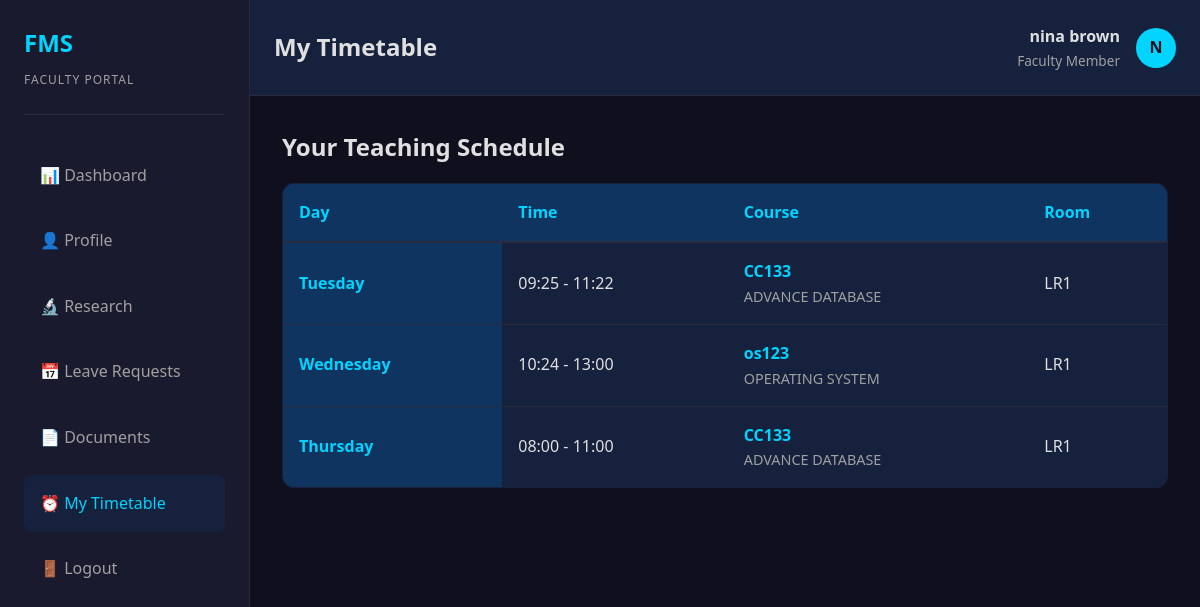
The page /faculty_css/faculty/timetable.php (signed in) on the database its author committed.
### tables this page shows
CREATE TABLE `faculty` (
  `faculty_id` int(11) NOT NULL,
  `name` varchar(100) NOT NULL,
  `email` varchar(100) NOT NULL,
  `password` varchar(255) NOT NULL,
  `position` varchar(100) DEFAULT NULL,
  `department` varchar(100) DEFAULT NULL,
  `education` varchar(255) DEFAULT NULL,
  `contact` varchar(20) DEFAULT NULL,
  `profile_photo` varchar(255) DEFAULT NULL,
  `created_at` timestamp NULL DEFAULT current_timestamp(),
  `updated_at` timestamp NULL DEFAULT current_timestamp() ON UPDATE current_timestamp()
);

CREATE TABLE `timetables` (
  `timetable_id` int(11) NOT NULL,
  `faculty_id` int(11) NOT NULL,
  `course_id` int(11) NOT NULL,
  `day_of_week` varchar(20) DEFAULT NULL,
  `start_time` time DEFAULT NULL,
  `end_time` time DEFAULT NULL,
  `room_number` varchar(50) DEFAULT NULL,
  `created_by` int(11) DEFAULT NULL,
  `created_at` timestamp NULL DEFAULT current_timestamp(),
  `updated_at` timestamp NULL DEFAULT current_timestamp() ON UPDATE current_timestamp()
);

CREATE TABLE `courses` (
  `course_id` int(11) NOT NULL,
  `course_code` varchar(50) NOT NULL,
  `course_name` varchar(150) NOT NULL,
  `description` text DEFAULT NULL,
  `units` int(11) DEFAULT NULL,
  `semester` int(11) DEFAULT NULL,
  `year_level` int(11) DEFAULT NULL,
  `created_by` int(11) DEFAULT NULL,
  `created_at` timestamp NULL DEFAULT current_timestamp(),
  `updated_at` timestamp NULL DEFAULT current_timestamp() ON UPDATE current_timestamp()
);

### faculty_css/config/session.php (called while the page is built, shortened)
<?php
function isLoggedIn() {
    return isset($_SESSION['user_id']) && isset($_SESSION['user_type']);
}
function getCurrentUser($conn) {
    $user_id = $_SESSION['user_id'];
    $user_type = $_SESSION['user_type'];
    $query = $user_type === 'admin'
        ? "SELECT * FROM admins WHERE admin_id = ?"
        : "SELECT * FROM faculty WHERE faculty_id = ?";
    $stmt = $conn->prepare($query);
    $stmt->bind_param("i", $user_id);
    $stmt->execute();
    $result = $stmt->get_result();
    return $result->fetch_assoc();
}
?>

### faculty_css/faculty/timetable.php (the view, shortened to what this page needs)
<?php
$page_title = 'My Timetable';
require_once 'header.php';
require_once '../config/database.php';
$faculty_id = $current_user['faculty_id'];
$timetables_list = $conn->query("SELECT t.*, c.course_code, c.course_name
                                FROM timetables t
                                JOIN courses c ON t.course_id = c.course_id
                                WHERE t.faculty_id = $faculty_id
                                ORDER BY FIELD(t.day_of_week, 'Monday', 'Tuesday', 'Wednesday', 'Thursday', 'Friday', 'Saturday'), t.start_time ASC");
?>
<h3>Your Teaching Schedule</h3>
<?php if ($timetables_list->num_rows === 0): ?>
    <div class="empty-state">
        <p>No timetable entries assigned yet.</p>
    </div>
<?php else: ?>
    <div class="timetable-container">
        <table class="timetable-table">
            <thead>
                <tr>
                    <th>Day</th>
                    <th>Time</th>
                    <th>Course</th>
                    <th>Room</th>
                </tr>
            </thead>
            <tbody>
                <?php
                $current_day = '';
                while ($timetable = $timetables_list->fetch_assoc()):
                    if ($current_day !== $timetable['day_of_week']):
                        $current_day = $timetable['day_of_week'];
                ?>
                <tr>
                    <td class="day-header"><?php echo htmlspecialchars($timetable['day_of_week']); ?></td>
                    <td class="time-slot"><?php echo date('H:i', strtotime($timetable['start_time'])); ?> - <?php echo date('H:i', strtotime($timetable['end_time'])); ?></td>
                    <td>
                        <div class="course-code"><?php echo htmlspecialchars($timetable['course_code']); ?></div>
                        <div style="font-size: 0.9rem; color: var(--text-secondary);"><?php echo htmlspecialchars($timetable['course_name']); ?></div>
                    </td>
                    <td><?php echo htmlspecialchars($timetable['room_number']); ?></td>
                </tr>
                <?php endif; ?>
                <?php endwhile; ?>
            </tbody>
        </table>
    </div>
<?php endif; ?>
<?php require_once 'footer.php'; ?>

### faculty_css/faculty/header.php (shortened to what this page needs)
<?php
require_once '../config/database.php';
require_once '../config/session.php';
$current_user = getCurrentUser($conn);
?>
<!DOCTYPE html>
<html lang="en">
<head>
    <link rel="stylesheet" href="../assets/css/style.css">
</head>
<body>
    <div class="faculty-layout">
        <aside class="sidebar">
            <div class="sidebar-header">
                <div class="sidebar-logo">FMS</div>
                <div class="sidebar-subtitle">Faculty Portal</div>
            </div>
            <ul class="sidebar-menu">
                <li><a href="dashboard.php" class="<?php echo basename($_SERVER['PHP_SELF']) === 'dashboard.php' ? 'active' : ''; ?>">📊 Dashboard</a></li>
                <li><a href="profile.php" class="<?php echo basename($_SERVER['PHP_SELF']) === 'profile.php' ? 'active' : ''; ?>">👤 Profile</a></li>
                <li><a href="research.php" class="<?php echo basename($_SERVER['PHP_SELF']) === 'research.php' ? 'active' : ''; ?>">🔬 Research</a></li>
                <li><a href="leave.php" class="<?php echo basename($_SERVER['PHP_SELF']) === 'leave.php' ? 'active' : ''; ?>">📅 Leave Requests</a></li>
                <li><a href="documents.php" class="<?php echo basename($_SERVER['PHP_SELF']) === 'documents.php' ? 'active' : ''; ?>">📄 Documents</a></li>
                <li><a href="timetable.php" class="<?php echo basename($_SERVER['PHP_SELF']) === 'timetable.php' ? 'active' : ''; ?>">⏰ My Timetable</a></li>
                <li><a href="../logout.php">🚪 Logout</a></li>
            </ul>
        </aside>
        <div class="main-content">
            <div class="topbar">
                <div class="topbar-title"><?php echo isset($page_title) ? $page_title : 'Dashboard'; ?></div>
                <div class="topbar-user">
                    <div class="user-info">
                    <div class="user-name"><?php echo isset($current_user['name']) ? htmlspecialchars($current_user['name']) : 'Unknown User'; ?></div>
                        <div class="user-role">Faculty Member</div>
                    </div>
                    <div class="user-avatar"><?php echo isset($current_user['name']) ? strtoupper(substr($current_user['name'], 0, 1)) : '?'; ?></div>
                </div>
            </div>
            <div class="content">

### faculty_css/assets/css/style.css (style rules this page uses)
:root { --primary: #1a1a2e; --primary-light: #16213e; --primary-dark: #0f3460; --accent: #00d4ff; --accent-hover: #00b8d4; --accent-light: #00e5ff; --bg-dark: #0f0f1e; --bg-secondary: #1a1a2e; --text-primary: #e0e0e0; --text-secondary: #a0a0a0; --border-color: #2a2a3e; --success: #10b981; --warning: #f59e0b; --danger: #ef4444; --info: #3b82f6; --spacing-xs: 0.25rem; --spacing-sm: 0.5rem; --spacing-md: 1rem; --spacing-lg: 1.5rem; --spacing-xl: 2rem; --spacing-2xl: 3rem; --radius-sm: 0.375rem; --radius-md: 0.5rem; --radius-lg: 0.75rem; --radius-xl: 1rem; --transition: all 0.3s ease; }
* { margin: 0; padding: 0; box-sizing: border-box; }
html, body { font-family: "Segoe UI", Tahoma, Geneva, Verdana, sans-serif; background-color: var(--bg-dark); color: var(--text-primary); line-height: 1.6; }
h1, h2, h3, h4, h5, h6 { font-weight: 600; margin-bottom: var(--spacing-md); color: var(--text-primary); }
h3 { font-size: 1.5rem; }
a { color: var(--accent); text-decoration: none; transition: var(--transition); }
table { width: 100%; border-collapse: collapse; margin-bottom: var(--spacing-lg); }
thead { background-color: var(--primary-dark); }
th { padding: var(--spacing-md); text-align: left; font-weight: 600; color: var(--accent); border-bottom: 2px solid var(--border-color); }
td { padding: var(--spacing-md); border-bottom: 1px solid var(--border-color); }

### faculty_css/faculty/header.php (style rules this page uses)
.faculty-layout { display: flex; min-height: 100vh; }
.sidebar { width: 250px; background-color: var(--primary); border-right: 1px solid var(--border-color); padding: var(--spacing-lg); position: fixed; height: 100vh; overflow-y: auto; }
.sidebar-header { margin-bottom: var(--spacing-xl); padding-bottom: var(--spacing-lg); border-bottom: 1px solid var(--border-color); }
.sidebar-logo { font-size: 1.5rem; font-weight: 700; color: var(--accent); margin-bottom: var(--spacing-sm); }
.sidebar-subtitle { font-size: 0.75rem; color: var(--text-secondary); text-transform: uppercase; letter-spacing: 1px; }
.sidebar-menu { list-style: none; }
.sidebar-menu li { margin-bottom: var(--spacing-sm); }
.sidebar-menu a { display: block; padding: var(--spacing-md) var(--spacing-md); color: var(--text-secondary); border-radius: var(--radius-md); transition: var(--transition); text-decoration: none; }
.sidebar-menu a:hover, .sidebar-menu a.active { background-color: var(--primary-light); color: var(--accent); }
.main-content { margin-left: 250px; flex: 1; display: flex; flex-direction: column; }
.topbar { background-color: var(--primary-light); border-bottom: 1px solid var(--border-color); padding: var(--spacing-lg); display: flex; justify-content: space-between; align-items: center; }
.topbar-title { font-size: 1.5rem; font-weight: 600; color: var(--text-primary); }
.topbar-user { display: flex; align-items: center; gap: var(--spacing-md); }
.user-info { text-align: right; }
.user-name { font-weight: 600; color: var(--text-primary); }
.user-role { font-size: 0.85rem; color: var(--text-secondary); }
.user-avatar { width: 40px; height: 40px; border-radius: 50%; background-color: var(--accent); display: flex; align-items: center; justify-content: center; color: var(--bg-dark); font-weight: 700; }
.content { flex: 1; padding: var(--spacing-xl); overflow-y: auto; }

### faculty_css/faculty/timetable.php (style rules this page uses)
.timetable-container { overflow-x: auto; }
.timetable-table { width: 100%; border-collapse: collapse; background-color: var(--primary-light); border: 1px solid var(--border-color); border-radius: var(--radius-lg); overflow: hidden; }
.timetable-table thead { background-color: var(--primary-dark); }
.timetable-table th { padding: var(--spacing-md); text-align: left; font-weight: 600; color: var(--accent); border-bottom: 2px solid var(--border-color); }
.timetable-table td { padding: var(--spacing-md); border-bottom: 1px solid var(--border-color); }
.day-header { background-color: var(--primary-dark); font-weight: 600; color: var(--accent); }
.time-slot { font-weight: 500; color: var(--text-primary); }
.course-code { color: var(--accent); font-weight: 600; }

### rows shown on the page
faculty: name "nina brown", name "N"
timetables: day_of_week "Tuesday", start_time "09:25", end_time "11:22", course.course_code "CC133", course.course_name "ADVANCE DATABASE", room_number "LR1"
timetables: day_of_week "Wednesday", start_time "10:24", end_time "13:00", course.course_code "os123", course.course_name "OPERATING SYSTEM", room_number "LR1"
timetables: day_of_week "Thursday", start_time "08:00", end_time "11:00", course.course_code "CC133", course.course_name "ADVANCE DATABASE", room_number "LR1"

### other values the page prints
$page_title "My Timetable"
